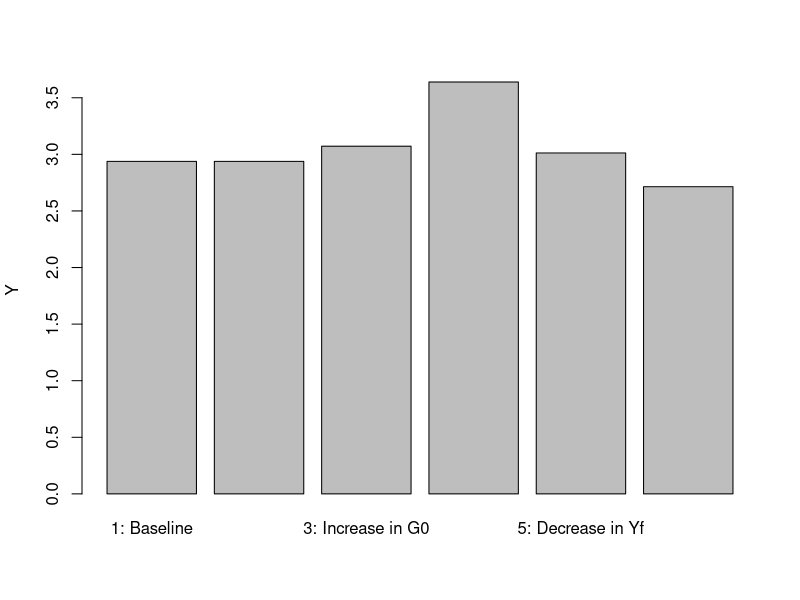
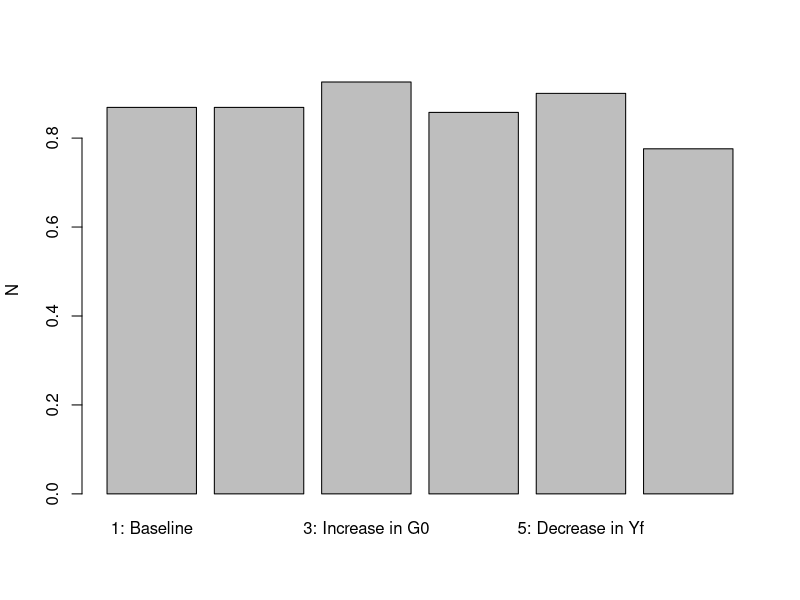
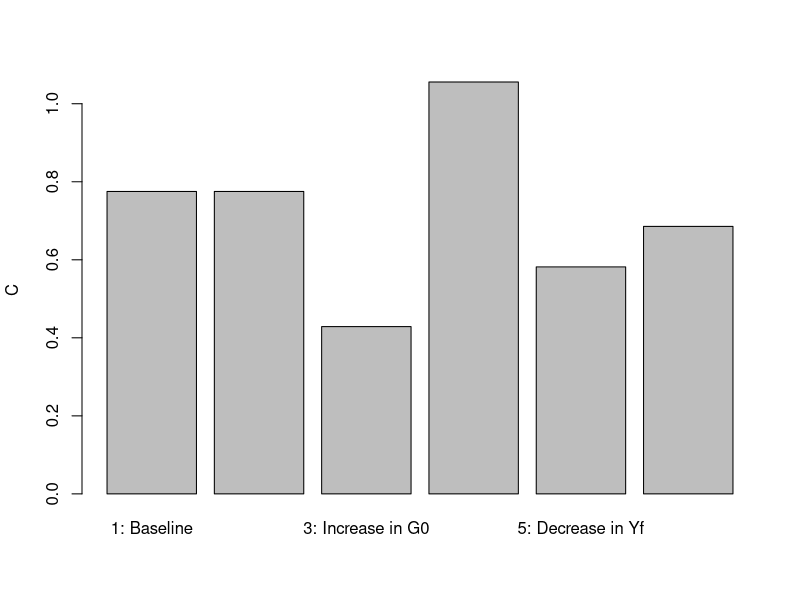
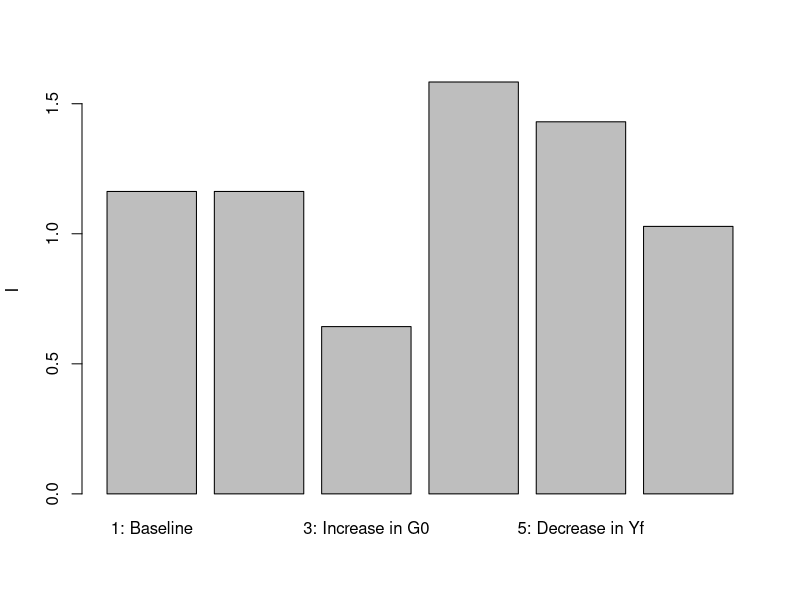
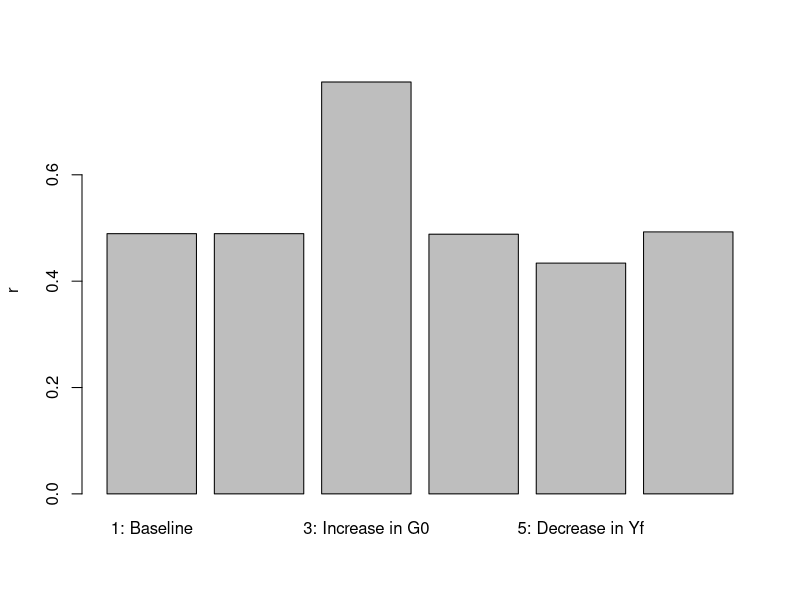
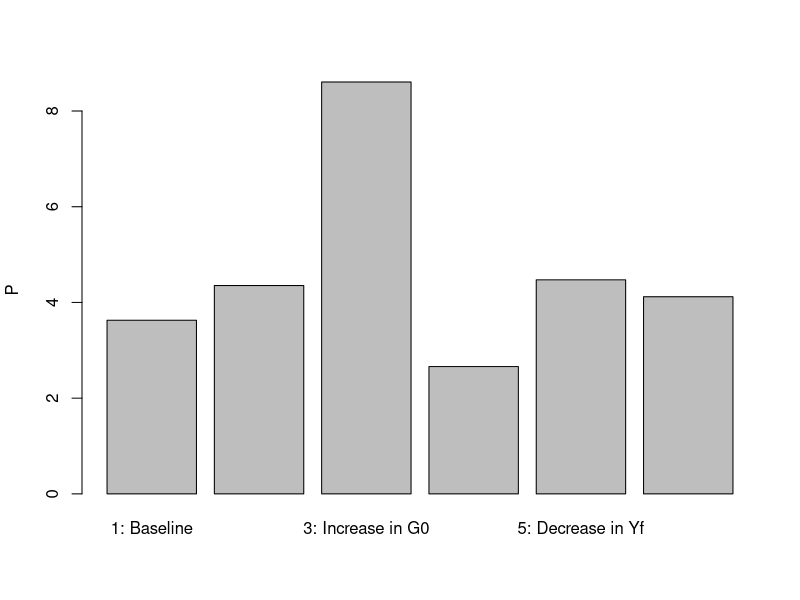
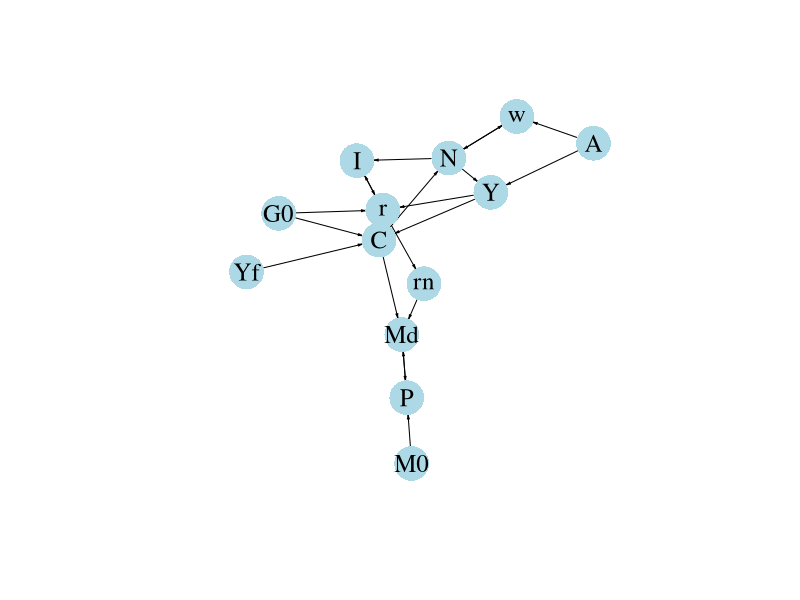

These figures' R source, in order:
## ---- chunk 1

# Clear the environment
rm(list=ls(all=TRUE))

# Set number of scenarios (including baseline)
S=6

#Create vector in which equilibrium solutions from different parameterisations will be stored
Y_star=vector(length=S) # Income/output
w_star=vector(length=S) # Real wage
C_star=vector(length=S) # Consumption
I_star=vector(length=S) # Investment
r_star=vector(length=S) # Real interest rate
rn_star=vector(length=S) # Nominal interest rate
N_star=vector(length=S) # Employment
P_star=vector(length=S) # Price level

# Create and parameterise exogenous variables/parameters that will be shifted
M0=vector(length=S) # money supply
G0=vector(length=S) # government expenditures
A=vector(length=S)  # productivity
Yf=vector(length=S) # expected future income
b1=vector(length=S) # household preference for leisure
M0[]=5
G0[]=1
A[]=2
Yf[]=1
b1[]=0.4

# Set parameter values for different scenarios
M0[2]=6   # scenario 2: monetary expansion 
G0[3]=2   # scenario 3: fiscal expansion
A[4]=2.5  # scenario 4: productivity boost
Yf[5]=0.2 # scenario 5: lower expected future income
b1[6]=0.8 # scenario 6: increased preference for leisure

#Set constant parameter values
a=0.3  # Capital elasticity of output
b2=0.9 # discount rate
b3=0.6 # household preference for money
K=5    # Exogenous capital stock
pe=0.02 # Expected rate of inflation
Gf=1  # Future government spending

# Initialise endogenous variables at arbitrary positive value
w=1
C=1
I=1
Y=C+I
r=0.3
N=1.3
P=1

#Solve this system numerically through 1000 iterations based on the initialisation
for (i in 1:S){
  
for (iterations in 1:1000){
  
  #Model equations
  
  #(1) Cobb-Douglass production function  
  Y = A[i]*(K^a)*N^(1-a)
  
  #(2) Labour demand 
  w = A[i]*(1-a)*(K^a)*N^(-a) 
  
  #(3) Labour supply
  N = 1 - (b1[i]*C)/w
  
  #(4) Consumption demand
  C = (1/(1+b2+b3))*(Y - G0[i] + (Yf[i]-Gf)/(1+r)) 
   
  #(5) Investment demand, solved for r
  r=(I^(a-1))*a*A[i]*N^(1-a) 
   
  #(6) Goods market equilibrium condition, solved for I
  I = Y - C - G0[i]
  
  #(7) Nominal interest rate
  rn = r + pe
  
  #(8) Price level
  P = (M0[i]*rn)/((1+rn)*b3*C) 

}
  
#Save results for different parameterisations in vector
Y_star[i]=Y
w_star[i]=w
C_star[i]=C
I_star[i]=I
r_star[i]=r
N_star[i]=N
P_star[i]=P
rn_star[i]=rn
}

## ---- chunk 2
#| label: fig-output-neocl
#| fig-cap: Output
barplot(Y_star, ylab="Y", names.arg=c("1: Baseline", "2: Increase in M0", "3: Increase in G0","4: Increase in A", 
                                           "5: Decrease in Yf", "6: Increase in b1"))

## ---- chunk 3
#| label: fig-employment-neocl
#| fig-cap: Employment
barplot(N_star, ylab="N",  names.arg=c("1: Baseline", "2: Increase in M0", "3: Increase in G0","4: Increase in A", 
                                       "5: Decrease in Yf", "6: Increase in b1"))

## ---- chunk 4
#| label: fig-consumption
#| fig-cap: Consumption
barplot(C_star, ylab="C",  names.arg=c("1: Baseline", "2: Increase in M0", "3: Increase in G0","4: Increase in A", 
                                       "5: Decrease in Yf", "6: Increase in b1"))

## ---- chunk 5
#| label: fig-investment
#| fig-cap: Investment
barplot(I_star, ylab="I",  names.arg=c("1: Baseline", "2: Increase in M0", "3: Increase in G0","4: Increase in A", 
                                       "5: Decrease in Yf", "6: Increase in b1"))

## ---- chunk 6
#| label: fig-interest_rate
#| fig-cap: Interest rate
barplot(r_star, ylab="r", names.arg=c("1: Baseline", "2: Increase in M0", "3: Increase in G0","4: Increase in A", 
                                      "5: Decrease in Yf", "6: Increase in b1"))

## ---- chunk 7
#| label: fig-price_level
#| fig-cap: Price level
barplot(P_star, ylab="P",  names.arg=c("1: Baseline", "2: Increase in M0", "3: Increase in G0","4: Increase in A", 
                                       "5: Decrease in Yf", "6: Increase in b1"))


## ---- chunk 8
#| message: false
#| label: fig-dg
#| fig-cap: Directed graph

## Create directed graph
# Construct auxiliary Jacobian matrix for 13 variables: Y	w	N	C	I	r	P	rn M0	G0 A Yf Md
# where non-zero elements in regular Jacobian are set to 1 and zero elements are unchanged

M_mat=matrix(c(0,0,1,0,0,0,0,0,0,0,1,0,0,
              0,0,1,0,0,0,0,0,0,0,1,0,0,
              0,1,0,1,0,0,0,0,0,0,0,0,0,
              1,0,0,0,0,1,0,0,0,1,0,1,0,
              0,0,1,0,0,1,0,0,0,0,0,0,0,
              1,0,0,1,1,0,0,0,0,1,0,0,0,
              0,0,0,0,0,0,0,0,1,0,0,0,1,
              0,0,0,0,0,1,0,0,0,0,0,0,0,
              0,0,0,0,0,0,0,0,0,0,0,0,0,
              0,0,0,0,0,0,0,0,0,0,0,0,0,
              0,0,0,0,0,0,0,0,0,0,0,0,0,
              0,0,0,0,0,0,0,0,0,0,0,0,0,
              0,0,0,1,0,0,1,1,0,0,0,0,0), 13, 13, byrow=TRUE)

# Create adjacency matrix from transpose of auxiliary Jacobian and add column names
A_mat=t(M_mat)
colnames(A_mat) = c("Y","w","N","C","I","r","P","rn", "M0","G0","A","Yf", "Md")

# Create and plot directed graph from adjacency matrix
library(igraph)
dg= graph_from_adjacency_matrix(A_mat, mode="directed", weighted= NULL)
plot(dg, main="", vertex.size=20, vertex.color="lightblue", 
     vertex.label.color="black", edge.arrow.size=0.2, edge.width=1,
     edge.arrow.width=0.8, edge.color="black", vertex.label.cex=1.5, vertex.frame.color="NA", margin=0.01)

